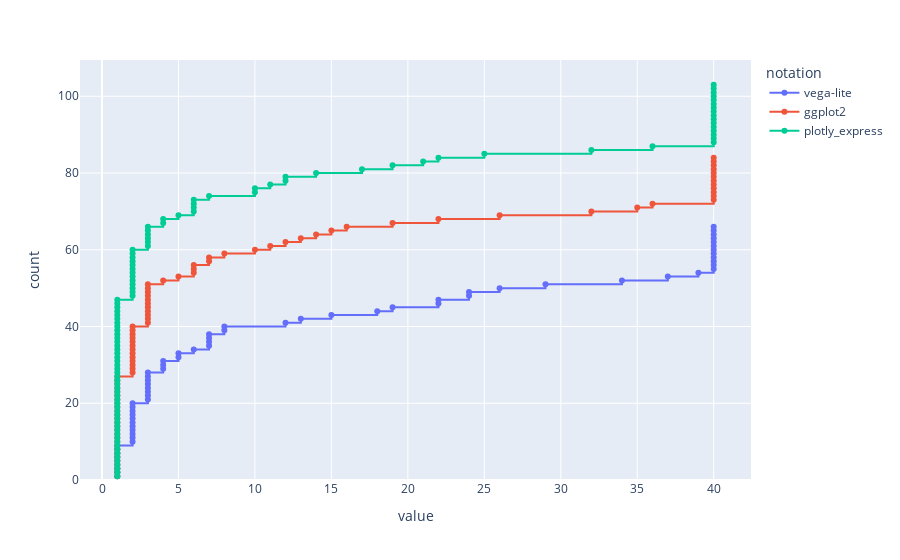

Here is the notebook cell this chart was saved with:
### Code cell
px.ecdf(df, color="notation", hover_name="token", ecdfnorm=None, height=800, markers=True)

### Figure 1 — Plotly figure (JSON) as saved in the notebook; plotly's stock layout.template omitted (floating-point values rounded to 4 significant figures)
{"data": [{"hovertemplate": "<b>%{hovertext}</b><br><br>notation=vega-lite<br>value=%{x}<br>count=%{y}<extra></extra>", "hovertext": ["theta", "errorbar", "iqr", "average", "order", "arc", "sort", "-y", "shape", "rect", "size", "median", "facet", "stack", "xOffset", "columns", "normalize", "groupby", "area", "5", "transform", "regression", "0", "IMDB Rating", "on", "layer", "300000000", "boxplot", "extent", "[", "]", "mean", "bin", "true", "timeUnit", "temporal", "year", "Release Date", "sum", "line", "point", "count", "bar", "Worldwide Gross", "Major Genre", "MPAA Rating", "quantitative", "Production Budget", "color", "nominal", "aggregate", "type", "y", "x", "url", "$schema", "https://vega.github.io/schema/vega-lite/v5.json", "{", "field", "encoding", "data/movies.csv", "data", ":", ",", "mark", "}"], "legendgroup": "vega-lite", "line": {"dash": "solid", "shape": "hv"}, "marker": {"color": "#636efa", "symbol": "circle"}, "mode": "lines+markers", "name": "vega-lite", "orientation": "v", "showlegend": true, "type": "scatter", "x": [1, 1, 1, 1, 1, 1, 1, 1, 1, 2, 2, 2, 2, 2, 2, 2, 2, 2, 2, 2, 3, 3, 3, 3, 3, 3, 3, 3, 4, 4, 4, 5, 5, 6, 7, 7, 7, 7, 8, 8, 12, 13, 15, 18, 19, 22, 22, 24, 24, 26, 29, 34, 37, 39, 40, 40, 40, 40, 40, 40, 40, 40, 40, 40, 40, 40], "xaxis": "x", "y": [1, 2, 3, 4, 5, 6, 7, 8, 9, 10, 11, 12, 13, 14, 15, 16, 17, 18, 19, 20, 21, 22, 23, 24, 25, 26, 27, 28, 29, 30, 31, 32, 33, 34, 35, 36, 37, 38, 39, 40, 41, 42, 43, 44, 45, 46, 47, 48, 49, 50, 51, 52, 53, 54, 55, 56, 57, 58, 59, 60, 61, 62, 63, 64, 65, 66], "yaxis": "y"}, {"hovertemplate": "<b>%{hovertext}</b><br><br>notation=ggplot2<br>value=%{x}<br>count=%{y}<extra></extra>", "hovertext": ["bin", "group", "}", "geom_bin_2d", "function", "fun.min", "fun.max", "lubridate", "fct_infreq", "dodge", "count", "coord_polar", "geom_path", "after_stat", "quantile", "shape", "geom_tile", "start", "stat_summary", "{", "summarize_all", "summarize_at", "summary_2d", "0.25", "stage", "0.75", "year", "size", "|>", "group_by", "z", "geom_area", ".x", "facet_wrap", "5", "na.rm", "ncol", "TRUE", "median", "~", "vars", "method", "lm", "position", "se", "geom_histogram", "1", "geom_boxplot", "`IMDB Rating`", "geom_smooth", "FALSE", "geom_line", "summary", "365", "mean", "binwidth", "summary_bin", "`Release Date`", "sum", "color", "geom_point", "fill", "geom_bar", "fun", "stat", "`Worldwide Gross`", "`Major Genre`", "`MPAA Rating`", "`Production Budget`", "y", "x", ",", ")", "+", "ggplot", "library", "df", "<-", "data/movies.csv", "=", "aes", "read_csv", "tidyverse", "("], "legendgroup": "ggplot2", "line": {"dash": "solid", "shape": "hv"}, "marker": {"color": "#EF553B", "symbol": "circle"}, "mode": "lines+markers", "name": "ggplot2", "orientation": "v", "showlegend": true, "type": "scatter", "x": [1, 1, 1, 1, 1, 1, 1, 1, 1, 1, 1, 1, 1, 1, 1, 1, 1, 1, 1, 1, 1, 1, 1, 1, 1, 1, 1, 2, 2, 2, 2, 2, 2, 2, 2, 2, 2, 2, 2, 2, 3, 3, 3, 3, 3, 3, 3, 3, 3, 3, 3, 4, 5, 6, 6, 6, 7, 7, 8, 10, 11, 12, 13, 14, 15, 16, 19, 22, 26, 32, 35, 36, 40, 40, 40, 40, 40, 40, 40, 40, 40, 40, 40, 40], "xaxis": "x", "y": [1, 2, 3, 4, 5, 6, 7, 8, 9, 10, 11, 12, 13, 14, 15, 16, 17, 18, 19, 20, 21, 22, 23, 24, 25, 26, 27, 28, 29, 30, 31, 32, 33, 34, 35, 36, 37, 38, 39, 40, 41, 42, 43, 44, 45, 46, 47, 48, 49, 50, 51, 52, 53, 54, 55, 56, 57, 58, 59, 60, 61, 62, 63, 64, 65, 66, 67, 68, 69, 70, 71, 72, 73, 74, 75, 76, 77, 78, 79, 80, 81, 82, 83, 84], "yaxis": "y"}, {"hovertemplate": "<b>%{hovertext}</b><br><br>notation=plotly_express<br>value=%{x}<br>count=%{y}<extra></extra>", "hovertext": ["}", "apply", "if", "value_counts", "groupnorm", "bar", "barmode", "barnorm", "bins", "group", "categoryorder", "agg", "g", "count", "counts", "data", "update_xaxes", "showlegend", "update_traces", "for", "error_x", "error_x_minus", "trendline_scope", "columns", "fillna", "in", "total descending", "z", "quantile", "-", "symbol", "t", "0.25", "0.75", "pie", "10", "index", "{", "<lambda_1>", "overall", "==", "names", "mode", "mid", "markers", "lines", "<lambda_0>", "percent", "median", "mean", "lambda", "density_heatmap", "facet_col", "0", "1", "5", "Constant", "area", "facet_col_wrap", "True", ":", "ols", "IMDB Rating", "size", "trendline", "box", "histfunc", "avg", "line", "sum", "to_datetime", "year", "dt", "Release Date", "]", "[", "groupby", "scatter", "reset_index", "histogram", "Worldwide Gross", "Major Genre", "color", "MPAA Rating", "Production Budget", "y", "x", "(", "px", "plotly", "pd", "pandas", "import", "express", "df", "data/movies.csv", "as", "=", ".", ",", ")", "read_csv", "fig"], "legendgroup": "plotly_express", "line": {"dash": "solid", "shape": "hv"}, "marker": {"color": "#00cc96", "symbol": "circle"}, "mode": "lines+markers", "name": "plotly_express", "orientation": "v", "showlegend": true, "type": "scatter", "x": [1, 1, 1, 1, 1, 1, 1, 1, 1, 1, 1, 1, 1, 1, 1, 1, 1, 1, 1, 1, 1, 1, 1, 1, 1, 1, 1, 1, 1, 1, 1, 1, 1, 1, 1, 1, 1, 1, 1, 1, 1, 1, 1, 1, 1, 1, 1, 2, 2, 2, 2, 2, 2, 2, 2, 2, 2, 2, 2, 2, 3, 3, 3, 3, 3, 3, 4, 4, 5, 6, 6, 6, 6, 7, 10, 10, 11, 12, 12, 14, 17, 19, 21, 22, 25, 32, 36, 40, 40, 40, 40, 40, 40, 40, 40, 40, 40, 40, 40, 40, 40, 40, 40], "xaxis": "x", "y": [1, 2, 3, 4, 5, 6, 7, 8, 9, 10, 11, 12, 13, 14, 15, 16, 17, 18, 19, 20, 21, 22, 23, 24, 25, 26, 27, 28, 29, 30, 31, 32, 33, 34, 35, 36, 37, 38, 39, 40, 41, 42, 43, 44, 45, 46, 47, 48, 49, 50, 51, 52, 53, 54, 55, 56, 57, 58, 59, 60, 61, 62, 63, 64, 65, 66, 67, 68, 69, 70, 71, 72, 73, 74, 75, 76, 77, 78, 79, 80, 81, 82, 83, 84, 85, 86, 87, 88, 89, 90, 91, 92, 93, 94, 95, 96, 97, 98, 99, 100, 101, 102, 103], "yaxis": "y"}], "layout": {"autosize": true, "legend": {"title": {"text": "notation"}, "tracegroupgap": 0}, "margin": {"t": 60}, "xaxis": {"anchor": "y", "autorange": true, "domain": [0, 1], "range": [-1.344, 42.34], "title": {"text": "value"}, "type": "linear"}, "yaxis": {"anchor": "x", "autorange": true, "domain": [0, 1], "range": [0, 109.1], "rangemode": "tozero", "title": {"text": "count"}, "type": "linear"}}}
